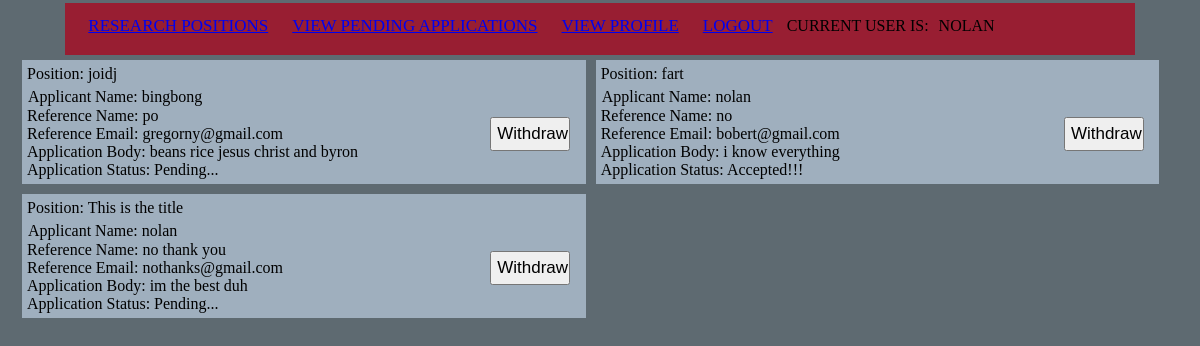
The page /view_applications/3 (signed in) on the database its author committed.
### app/Model/models.py (models this page shows, shortened)
class User(UserMixin, db.Model):
    id = db.Column(db.Integer, primary_key=True)
    username = db.Column(db.String(64), unique=True)
    email = db.Column(db.String(120), unique=True)
    WSU_id = db.Column(db.String(10), unique=True)
    password_hash = db.Column(db.String(128))
    role = db.Column(db.String(20))
    major = db.Column(db.String(20))
    gpa = db.Column(db.String(4))
    completed_courses = db.relationship('Elective', secondary = userElectives,
                                  primaryjoin=(userElectives.c.user_id == id),
                                  backref=db.backref('userElectives',
                                  lazy='dynamic'), lazy='dynamic')
    interested_fields = db.relationship('Field', secondary = userInterests,
                                  primaryjoin=(userInterests.c.user_id == id),
                                  backref=db.backref('userInterests',
                                  lazy='dynamic'), lazy='dynamic')
    known_languages = db.relationship('Language', secondary = userLanguages,
                                  primaryjoin=(userLanguages.c.user_id == id),
                                  backref=db.backref('userLanguages',
                                  lazy='dynamic'), lazy='dynamic')
    prior_research_experience = db.Column(db.String(200))
    phone = db.Column(db.String(12), unique=True)
    posts = db.relationship('Post', backref='writer', lazy='dynamic')
    def __repr__(self):
        return '{}'.format(self.username)

class Application(db.Model):
    id = db.Column(db.Integer, primary_key=True)
    post_id = db.Column(db.Integer, db.ForeignKey('post.id'))
    applicant_name = db.Column(db.String(50))
    applicant_id = db.Column(db.Integer)
    reference_name = db.Column(db.String(50))
    reference_email = db.Column(db.String(50))
    application_body = db.Column(db.String(1500))
    application_status = db.Column(db.String(15))

class Post(db.Model):
    id = db.Column(db.Integer, primary_key=True)
    user_id = db.Column(db.String(20), db.ForeignKey('user.id'))
    title = db.Column(db.String(150))
    general_description = db.Column(db.String(1500))
    time_commitment = db.Column(db.String(50))
    start_date = db.Column(db.String(20))
    end_date = db.Column(db.String(20))
    fields = db.relationship('Field', secondary = postFields,
                                  primaryjoin=(postFields.c.post_id == id),
                                  backref=db.backref('postFields',
                                  lazy='dynamic'), lazy='dynamic')
    qualifications = db.Column(db.String(500))
    faculty_name = db.Column(db.String(50))
    contact_information = db.Column(db.String(100))
    applications = db.relationship('Application', backref='post', lazy='dynamic')

### app/Controller/routes.py (the view)
@bp_routes.route('/view_applications/<current_user_id>', methods=['GET', 'POST'])
@login_required
def view_applications(current_user_id):
    if (current_user.role == 'Student'):
        applications = Application.query.filter_by(applicant_id = current_user_id).all()
    elif (current_user.role == 'Faculty'):
        applications = Application.query.join(Application.post).filter_by(user_id = current_user_id).all()
    return render_template('view_applications.html', applications = applications)

### app/Model/models.py (called while the page is built)
@login.user_loader
def load_user(id):
    return User.query.get(int(id))

### app/View/templates/view_applications.html
{% extends "base.html" %}
{% block content %}
    <div class="postlist">
        {% for application in applications %}
        <div class="post-box">
            {% include '_application.html' %}
        </div>
        {% endfor %}
    </div>
{% endblock %}

### app/View/templates/base.html (shortened to what this page needs)
<html class = nav-container2>
    <head>
        <link rel="stylesheet" href="{{ url_for('static', filename='css/main.css') }}">
    </head>
    <body>
        <div class = "nav-container">
            <table>
                <tr>
                    <td><a href="{{ url_for('routes.index') }}" class="button"> Research Positions </a></td>
                    {% if current_user.role == 'Faculty' %}
                    <td><a href="{{ url_for('routes.post_position') }}" class="button"> Post New Research Position </a></td>
                    <td><a href="{{ url_for('routes.view_applications', current_user_id = current_user.id) }}" class="button"> View Submitted Applications </a></td>
                    {% elif current_user.role == 'Student' %}
                    <td><a href="{{ url_for('routes.view_applications', current_user_id = current_user.id) }}" class="button"> View Pending Applications </a></td>
                    {% endif %}
                    {% if current_user.role == 'Student'%}
                    <td><a href="{{ url_for('routes.display_StudentProfile') }}" class = "button"> View Profile </a></td>
                    {% elif current_user.role == 'Faculty' %}
                    <td><a href="{{ url_for('routes.display_FacultyProfile') }}" class = "button"> View Profile </a></td>
                    {% endif %}
                    {% if current_user.is_anonymous %}
                    <td><a href="{{ url_for('auth.login') }}" class = "button"> Login </a></td>
                    <td> Current user is: <span class="useritem">________ </span> </td>
                    {% else %}
                    <td><a href="{{ url_for('auth.logout') }}" class = "button"> Logout </a></td>
                    <td> Current user is: <span class="useritem">{{ current_user }} </span> </td>
                    {% endif %}
                </tr>
            </table>
        </div>
        <div>
            {% block content %} {% endblock %}
        </div>
    </body>
</html>

### app/View/templates/_application.html (shortened to what this page needs)
<table class = "posttable" style = "width:100%" valign="top">
    <tr>
        <td colspan="3"><div> Position: {{ application.post.title }}  </div>
        </td>
    </tr>
    <tr>
        <td width="75%" >
            <div class="postmessage">
               Applicant Name: {{ application.applicant_name }}
           </div>
           <div>
               Reference Name: {{ application.reference_name }}
           </div>
           <div>
               Reference Email: {{ application.reference_email }}
            </div>
            <div>
                Application Body: {{ application.application_body }}
            </div>
            <div>
                Application Status: {{ application.application_status }}
            </div>
            <td width = "10%">
                <br>
                {% if current_user.role == 'Student' %}
                <form action="{{ url_for('routes.remove_application', application_id = application.id)}}" method="post">
                    <input type="submit" value="Withdrawl" class="button" >
                </form>
                {% endif %}
            </td>
        </td>
</table>

### app/View/static/css/main.css (style rules this page uses)
body { margin: 1px 1px 1px 1px; padding: 1px; font-family: Tahoma; text-align: left; }
.nav-container { background: #981E32; font-family: Tahoma; font-size: 12px; height: 32px; text-transform: uppercase; margin: auto; width: 90%;; padding: 10px }
.nav-container2 { background:#5E6A71; font-family: Tahoma; font-size: 12px; height: 32px; margin: 1px 15px 1px 15px; }
.button { width : 80px; font-size: 17px; margin : 5px; padding : 5px; }
.posttable { width : 100%; margin: 0px; }
.postmessage { font-style: normal; padding: 1px; }
.useritem { text-align: center; padding: 3px; margin: 4px 3px 4px 3px; color: black; text-transform: uppercase; }
.postlist { display: flex; flex-wrap: wrap; }
@media screen and (min-width: 800px) and (max-width:1200px) { .post-box { display: flex; vertical-align: middle; background-color: rgba(215, 235, 255, 0.541); width: 48%; margin: 5px 5px 5px 5px; padding: 2px; } }

### rows shown on the page
User: username "NOLAN"
Application: post "joidj", applicant_name "bingbong", reference_name "po", reference_email "gregorny@gmail.com", application_body "beans rice jesus christ and byron", application_status "Pending..."
Application: post "fart", applicant_name "nolan", reference_name "no", reference_email "bobert@gmail.com", application_body "i know everything", application_status "Accepted!!!"
Application: post "This is the title", applicant_name "nolan", reference_name "no thank you", reference_email "nothanks@gmail.com", application_body "im the best duh", application_status "Pending..."
